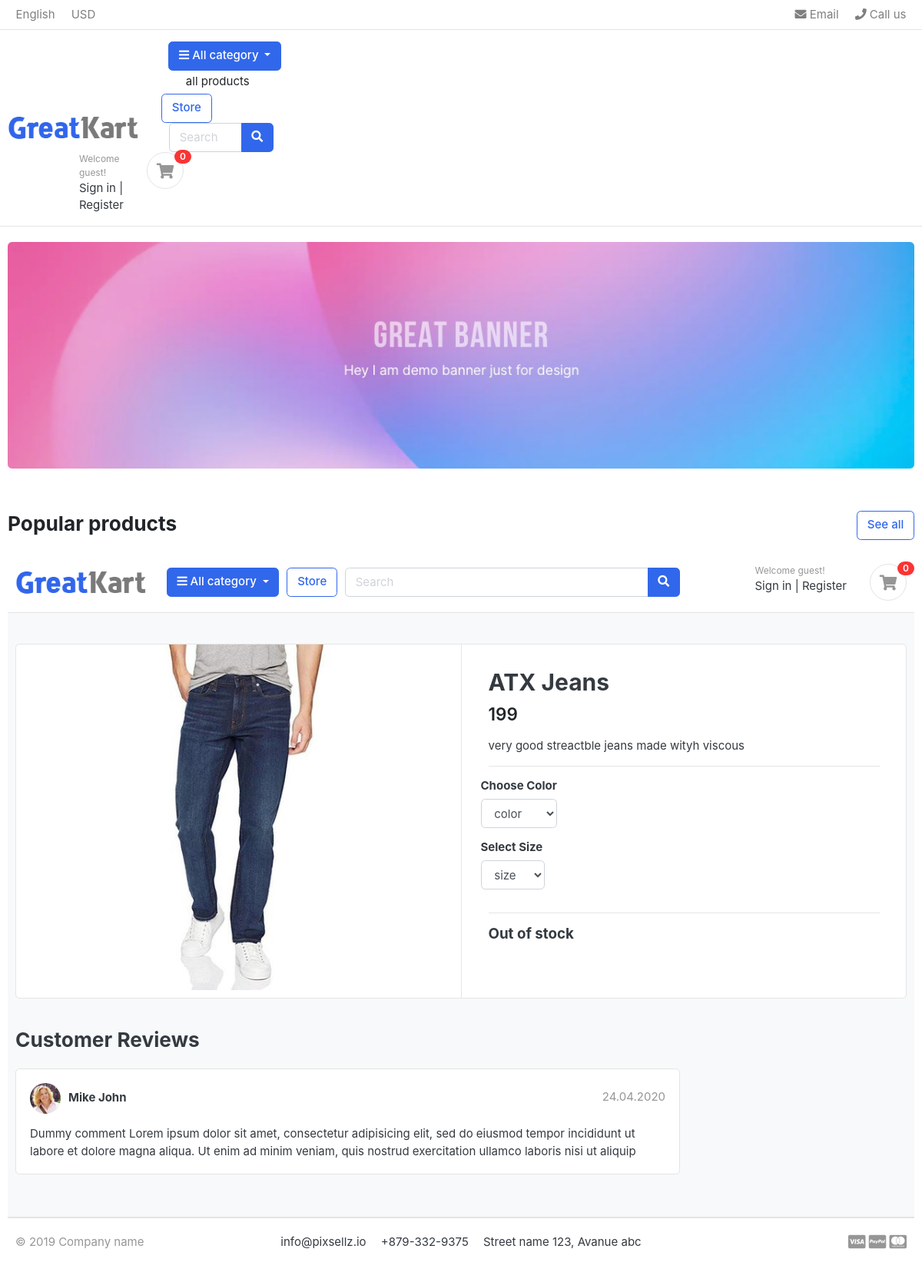
/store/category/jeans/atx-jeans/, run on the app's committed database.
### store/models.py (models this page shows, shortened)
class Product(models.Model):
    product_name  = models.CharField(max_length=200,unique=True)
    slug          = models.SlugField(max_length=200,unique=True)
    description   = models.TextField(max_length=500,blank=True)
    price         = models.IntegerField()
    images        = models.ImageField(upload_to='photos/products')
    stock         = models.IntegerField()
    is_available  = models.BooleanField(default=True)
    category      = models.ForeignKey(Category,on_delete=models.CASCADE)
    created_date  = models.DateTimeField(auto_now_add=True)
    modified_date = models.DateTimeField(auto_now=True)

### store/views.py (the view)
# urls.py: path('category/<slug:category_slug>/<slug:product_slug>/', views.product_detail,name='product_detail'),
def product_detail(request,category_slug,product_slug):
    try:
        single_product=Product.objects.filter(category__slug=category_slug,slug=product_slug)
        single_product=Product.objects.get(category__slug=category_slug,slug=product_slug)
        in_cart=CartItem.objects.filter(cart__cart_id=_cart_id(request),product=single_product).exists()
    except Exception as e:
        raise e
    context={
        'single_product':single_product,
        'in_cart':in_cart,
    }
    return render(request,'store/product_detail.html',context)

### carts/context_processors.py (called while the page is built)
def counter(request):
    cart_count=0
    if 'admin' in request.path:
        return{}
    else:
        try:
            cart=Cart.objects.filter(cart_id=_cart_id(request))
            if request.user.is_authenticated:
                cart_items=CartItem.objects.all().filter(user=request.user)
            else:
                cart_items=CartItem.objects.all().filter(cart=cart[:1])
            for cart_item in cart_items:
                cart_count+=cart_item.quantity
        except Cart.DoesNotExist:
            cart_count=0
    return dict(cart_count=cart_count)

### carts/views.py (called while the page is built)
def _cart_id(request):
    cart=request.session.session_key
    if not cart:
        cart=request.session.create()
    return cart

### category/context_processors.py (called while the page is built)
def menu_links(request):
    links=Category.objects.all()
    return dict(links=links)

### category/models.py (called while the page is built)
    def get_url(self):
            return reverse('products_by_category',args=[self.slug])

### store/models.py (called while the page is built)
    def colors(self):
        return super(VariationManager,self).filter(variation_category='color',is_active=True)

    def sizes(self):
        return super(VariationManager,self).filter(variation_category='size',is_active=True)

### templates/store/product_detail.html (shortened to what this page needs)
{% extends 'base.html' %}
{% load static %}
{% block content %}
<section class="header-main border-bottom">
	<div class="container">
<div class="row align-items-center">
	<div class="col-lg-2 col-md-3 col-6">
		<a href="./" class="brand-wrap">
			<img class="logo" src="./images/logo.png">
		</a>
	</div>
	<div class="col-lg col-sm col-md col-6 flex-grow-0">
		<div class="category-wrap dropdown d-inline-block float-right">
			<button type="button" class="btn btn-primary dropdown-toggle" data-toggle="dropdown">
				<i class="fa fa-bars"></i> All category
			</button>
		</div>
	</div>
	<a href="./store.html" class="btn btn-outline-primary">Store</a>
	<div class="col-lg  col-md-6 col-sm-12 col">
		<form action="#" class="search">
			<div class="input-group w-100">
			    <input type="text" class="form-control" style="width:60%;" placeholder="Search">
			    <div class="input-group-append">
			      <button class="btn btn-primary" type="submit">
			        <i class="fa fa-search"></i>
			      </button>
			    </div>
		    </div>
		</form>
	</div>
	<div class="col-lg-3 col-sm-6 col-8 order-2 order-lg-3">
				<div class="d-flex justify-content-end mb-3 mb-lg-0">
					<div class="widget-header">
						<small class="title text-muted">Welcome guest!</small>
						<div>
							<a href="./signin.html">Sign in</a> <span class="dark-transp"> | </span>
							<a href="./register.html"> Register</a>
						</div>
					</div>
					<a href="#" class="widget-header pl-3 ml-3">
						<div class="icon icon-sm rounded-circle border"><i class="fa fa-shopping-cart"></i></div>
						<span class="badge badge-pill badge-danger notify">0</span>
					</a>
				</div>
			</div>
</div>
	</div>
</section>
<section class="section-content padding-y bg">
<div class="container">
<div class="card">
	<div class="row no-gutters">
		<aside class="col-md-6">
<article class="gallery-wrap">
	<div class="img-big-wrap">
	   <a href="#"><img src="{{single_product.images.url}}"></a>
	</div>
</article>
		</aside>
		<main class="col-md-6 border-left">
<form action="{% url 'add_cart' single_product.id %}" method="POST">
 <article class="content-body">
<h2 class="title">{{single_product.product_name}}</h2>
<div class="mb-3">
	<var class="price h4">{{single_product.price}}</var>
</div>
<p>{{single_product.description}} </p>
<hr>
	<div class="row">
		<div class="item-option-select">
			<h6>Choose Color</h6>
		    <select name="color" class="form-control">
						<option value=" " disabled selected>color</option>
          </select>
			</div>
	</div>
	<div class="row">
		<div class="item-option-select">
			<h6>Select Size</h6>
			<select name="size" class="form-control">
				<option value=" " disabled selected>size</option>
			</select>
		 </div>
	</div>
	<hr>
	{% if single_product.stock <= 0 %}
	  <h5 class="text danger" >Out of stock</h5>
	{% else %}
	   <button type="submit"  class="btn  btn-primary"> <span class="text">Add to cart</span> <i class="fas fa-shopping-cart"></i>  </button>
 	{% endif %}
  </article>
</form>
		</main>
	</div>
</div>
<br>
<div class="row">
			<div class="col-md-9">
	<header class="section-heading">
		<h3>Customer Reviews </h3>
	</header>
	<article class="box mb-3">
		<div class="icontext w-100">
			<img src="{% static './images/avatars/avatar1.jpg' %}" class="img-xs icon rounded-circle">
			<div class="text">
				<span class="date text-muted float-md-right">24.04.2020 </span>
				<h6 class="mb-1">Mike John </h6>
			</div>
		</div>
		<div class="mt-3">
			<p>
				Dummy comment Lorem ipsum dolor sit amet, consectetur adipisicing elit, sed do eiusmod
				tempor incididunt ut labore et dolore magna aliqua. Ut enim ad minim veniam,
				quis nostrud exercitation ullamco laboris nisi ut aliquip
			</p>
		</div>
	</article>
	</div>
</div>
</div>
</section>
{% endblock %}

### static/css/ui.css (style rules this page uses)
html { font-family: "Inter", sans-serif; font-size: 15px; }
.content-body { flex: 1 1 auto; padding: 2rem 2.3rem; }
.icon-xs, .icon-sm, .icon-md, .icon-lg { display: inline-block; text-align: center; flex-shrink: 0; flex-grow: 0; }
.icon-sm { width: 48px; height: 48px; line-height: 48px !important; font-size: 20px; }
.img-xs, .img-sm, .img-md, .img-lg { -o-object-fit: cover; object-fit: cover; flex-shrink: 0; flex-grow: 0; }
.img-xs { width: 40px; height: 40px; }
.padding-y { padding-top: 40px; padding-bottom: 40px; }
var { font-style: normal; }
article:after, .form-group:after { display: block; clear: both; content: ""; }
.bg { background-color: #f8f9fa; }
.section-heading { margin-bottom: 20px; margin-top: 15px; }
p:last-child { margin-bottom: 0; }
.header-main { position: relative; padding-top: 1rem; padding-bottom: 1rem; }
.brand-wrap .logo, .navbar-brand .logo { margin-right: 7px; max-height: 42px; display: inline-block; }
.widget-header { display: inline-block; vertical-align: middle; position: relative; }
.widget-header a { color: #343a40; }
.widget-header i { color: #969696; }
.widget-header .title { display: block; }
.widget-header .notify { position: absolute; top: -3px; right: -10px; }
.icontext { display: inline-flex; align-items: center; vertical-align: middle; }
.icontext .text { width: 100%; line-height: 1.2; }
.icontext .icon { position: relative; margin-right: 10px; flex-shrink: 0; flex-grow: 0; }
.notify { position: absolute; top: -4px; right: -10px; display: inline-block; padding: 0.25em 0.6em; font-size: 12px; line-height: 1; text-align: center; border-radius: 3rem; color: #fff; background-color: #fa3434; }
.price { font-weight: 600; color: #212529; }
.box { padding: 18px; background: #fff; border-radius: 0.37rem; border: 1px solid #e4e4e4; }
.box img { max-width: 100%; }
.gallery-wrap .img-big-wrap { margin-bottom: 10px; border-radius: 0.37rem; overflow: hidden; background-color: #fff; }
.gallery-wrap .img-big-wrap a { text-align: center; display: block; }
.gallery-wrap .img-big-wrap img { height: 450px; width: auto; display: inline-block; }
.item-option-select { margin-bottom: 1rem; display: inline-block; margin-right: 15px; }

### data on the page
Product: images (picture), product_name "ATX Jeans", price "199", description "very good streactble jeans made wityh viscous"

### other printed values
{{ cart_count }} "0"
